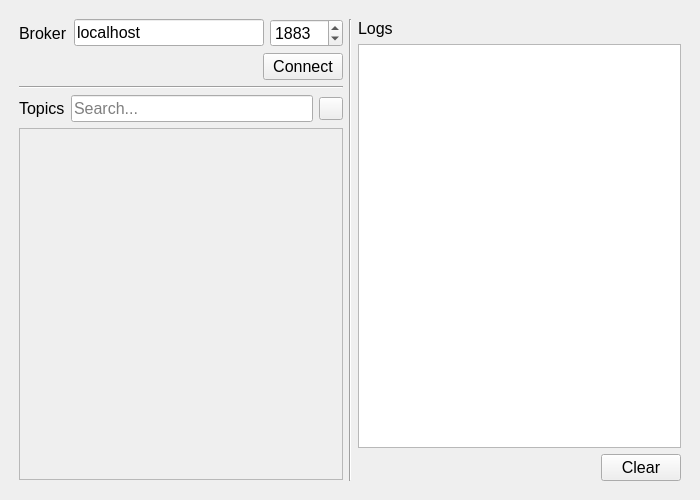
<?xml version="1.0" encoding="UTF-8"?>
<ui version="4.0">
 <class>MainWindow</class>
 <widget class="QMainWindow" name="MainWindow">
  <property name="geometry">
   <rect>
    <x>0</x>
    <y>0</y>
    <width>700</width>
    <height>500</height>
   </rect>
  </property>
  <property name="sizePolicy">
   <sizepolicy hsizetype="Maximum" vsizetype="Maximum">
    <horstretch>0</horstretch>
    <verstretch>0</verstretch>
   </sizepolicy>
  </property>
  <property name="font">
   <font>
    <pointsize>12</pointsize>
   </font>
  </property>
  <property name="windowTitle">
   <string>MQTT flow simulator</string>
  </property>
  <property name="autoFillBackground">
   <bool>false</bool>
  </property>
  <property name="locale">
   <locale language="English" country="UnitedStates"/>
  </property>
  <property name="documentMode">
   <bool>false</bool>
  </property>
  <property name="tabShape">
   <enum>QTabWidget::Rounded</enum>
  </property>
  <property name="dockOptions">
   <set>QMainWindow::AllowTabbedDocks|QMainWindow::AnimatedDocks</set>
  </property>
  <property name="unifiedTitleAndToolBarOnMac">
   <bool>true</bool>
  </property>
  <widget class="QWidget" name="centralwidget">
   <property name="enabled">
    <bool>true</bool>
   </property>
   <property name="minimumSize">
    <size>
     <width>0</width>
     <height>0</height>
    </size>
   </property>
   <property name="locale">
    <locale language="English" country="UnitedStates"/>
   </property>
   <layout class="QHBoxLayout" name="horizontalLayout">
    <item>
     <layout class="QHBoxLayout" name="main_hlayout" stretch="1,0,1">
      <property name="sizeConstraint">
       <enum>QLayout::SetDefaultConstraint</enum>
      </property>
      <property name="leftMargin">
       <number>10</number>
      </property>
      <property name="topMargin">
       <number>10</number>
      </property>
      <property name="rightMargin">
       <number>10</number>
      </property>
      <property name="bottomMargin">
       <number>10</number>
      </property>
      <item>
       <layout class="QVBoxLayout" name="left_vlayout">
        <item>
         <layout class="QHBoxLayout" name="broker_info_vlayout">
          <item>
           <widget class="QLabel" name="broker_lbl">
            <property name="text">
             <string>Broker</string>
            </property>
           </widget>
          </item>
          <item>
           <widget class="QLineEdit" name="broker_hostname">
            <property name="toolTip">
             <string>Broker hostname</string>
            </property>
            <property name="text">
             <string>localhost</string>
            </property>
            <property name="placeholderText">
             <string>hostname</string>
            </property>
           </widget>
          </item>
          <item>
           <widget class="QSpinBox" name="broker_port">
            <property name="toolTip">
             <string>Broker port (1-65535)</string>
            </property>
            <property name="maximum">
             <number>65535</number>
            </property>
            <property name="value">
             <number>1883</number>
            </property>
           </widget>
          </item>
         </layout>
        </item>
        <item alignment="Qt::AlignRight">
         <widget class="QPushButton" name="broker_connect_btn">
          <property name="cursor">
           <cursorShape>PointingHandCursor</cursorShape>
          </property>
          <property name="toolTip">
           <string>Connect to broker</string>
          </property>
          <property name="text">
           <string>Connect</string>
          </property>
         </widget>
        </item>
        <item>
         <widget class="Line" name="broker_line">
          <property name="orientation">
           <enum>Qt::Horizontal</enum>
          </property>
         </widget>
        </item>
        <item>
         <layout class="QVBoxLayout" name="topics_vlayout">
          <property name="bottomMargin">
           <number>1</number>
          </property>
          <item>
           <layout class="QHBoxLayout" name="topics_hlayout" stretch="0,0,0">
            <item>
             <widget class="QLabel" name="topics_lbl">
              <property name="text">
               <string>Topics</string>
              </property>
             </widget>
            </item>
            <item>
             <widget class="QLineEdit" name="topic_search_line_edit">
              <property name="toolTip">
               <string>Search topic by name</string>
              </property>
              <property name="placeholderText">
               <string>Search...</string>
              </property>
             </widget>
            </item>
            <item>
             <widget class="QToolButton" name="add_topic_btn">
              <property name="cursor">
               <cursorShape>PointingHandCursor</cursorShape>
              </property>
              <property name="toolTip">
               <string>Add topic</string>
              </property>
              <property name="text">
               <string/>
              </property>
             </widget>
            </item>
           </layout>
          </item>
          <item>
           <widget class="QScrollArea" name="topics_list_scroll_area">
            <property name="widgetResizable">
             <bool>true</bool>
            </property>
            <widget class="QWidget" name="topics_list_widget">
             <property name="geometry">
              <rect>
               <x>0</x>
               <y>0</y>
               <width>310</width>
               <height>328</height>
              </rect>
             </property>
             <layout class="QVBoxLayout" name="verticalLayout">
              <item>
               <layout class="QVBoxLayout" name="topics_list" stretch="0">
                <item>
                 <spacer name="topics_list_spacer">
                  <property name="orientation">
                   <enum>Qt::Vertical</enum>
                  </property>
                  <property name="sizeHint" stdset="0">
                   <size>
                    <width>20</width>
                    <height>40</height>
                   </size>
                  </property>
                 </spacer>
                </item>
               </layout>
              </item>
             </layout>
            </widget>
           </widget>
          </item>
         </layout>
        </item>
       </layout>
      </item>
      <item>
       <widget class="Line" name="center_line">
        <property name="orientation">
         <enum>Qt::Vertical</enum>
        </property>
       </widget>
      </item>
      <item>
       <layout class="QVBoxLayout" name="logs_vlayout">
        <item>
         <widget class="QLabel" name="logs_lbl">
          <property name="text">
           <string>Logs</string>
          </property>
         </widget>
        </item>
        <item>
         <widget class="QListWidget" name="logs_list">
          <property name="font">
           <font>
            <family>Consolas</family>
            <pointsize>10</pointsize>
           </font>
          </property>
          <property name="horizontalScrollBarPolicy">
           <enum>Qt::ScrollBarAlwaysOff</enum>
          </property>
          <property name="sizeAdjustPolicy">
           <enum>QAbstractScrollArea::AdjustIgnored</enum>
          </property>
          <property name="textElideMode">
           <enum>Qt::ElideNone</enum>
          </property>
          <property name="isWrapping" stdset="0">
           <bool>false</bool>
          </property>
          <property name="uniformItemSizes">
           <bool>false</bool>
          </property>
          <property name="wordWrap">
           <bool>true</bool>
          </property>
          <property name="sortingEnabled">
           <bool>false</bool>
          </property>
         </widget>
        </item>
        <item alignment="Qt::AlignRight">
         <widget class="QPushButton" name="clear_logs_btn">
          <property name="cursor">
           <cursorShape>PointingHandCursor</cursorShape>
          </property>
          <property name="toolTip">
           <string>Clear logs</string>
          </property>
          <property name="text">
           <string>Clear</string>
          </property>
         </widget>
        </item>
       </layout>
      </item>
     </layout>
    </item>
   </layout>
  </widget>
 </widget>
 <resources/>
 <connections/>
</ui>
